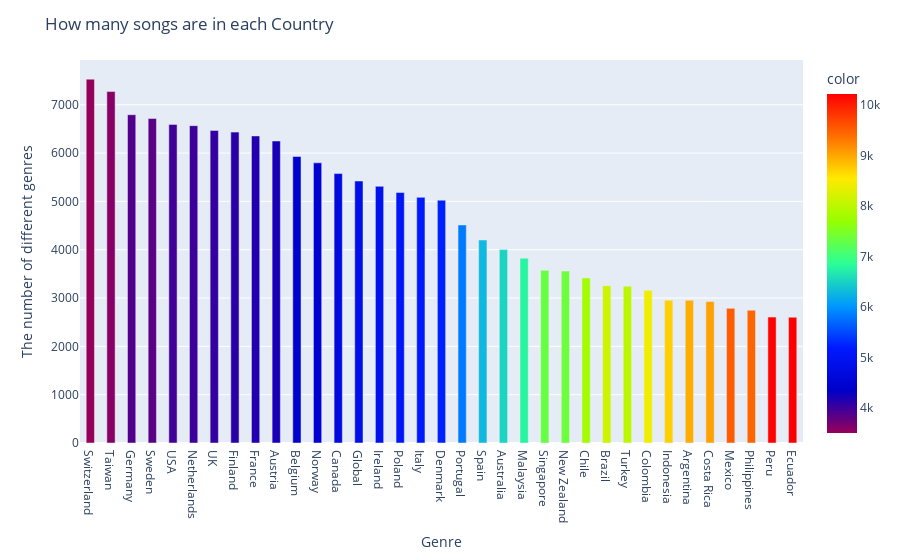

The code cell stored with this chart in its notebook:
### Markdown cell above
## co innego wiekość wykresu co innego kolor

### Code cell
country_list = by_country
fig = px.choropleth(country_list, locations='Country',
                        color='Mean Popularity', # lifeExp is a column of gapminder
                        hover_name='Country', # column to add to hover information
                        color_continuous_scale=px.colors.sequential.Rainbow,
                        width=800,
                        height=800,
                        projection = 'mercator')
fig.show()

uniq = uniq.sort_values(ascending=False, by = 'Popularity')
fig = px.bar(x=uniq.Country,
             y=uniq.Popularity,
             labels={'x':'Genre',
                     'y':'The number of different genres'},
             color = uniq['Mean Popularity'],            
             color_continuous_scale = px.colors.sequential.Rainbow)
fig.update_layout(title='How many songs are in each Country')
fig.update_traces(width=0.4)
fig.show()

### Figure 1 — Plotly figure (JSON) as saved in the notebook; plotly's stock layout.template omitted (floating-point values rounded to 4 significant figures)
{"data": [{"alignmentgroup": "True", "hovertemplate": "Genre=%{x}<br>The number of different genres=%{y}<br>color=%{marker.color}<extra></extra>", "legendgroup": "", "marker": {"color": [3500.0, 3583.0, 3879.0, 3836.0, 3973.0, 3994.0, 4044.0, 4103.0, 4149.0, 4201.0, 4409.0, 4449.0, 4678.0, 4843.0, 4912.0, 5082.0, 5148.0, 5233.0, 5818.0, 6281.0, 6515.0, 6781.0, 7329.0, 7370.0, 7802.0, 8136.0, 7989.0, 8411.0, 8715.0, 8953.0, 9039.0, 9521.0, 9460.0, 10210.0, 10220.0], "coloraxis": "coloraxis", "pattern": {"shape": ""}}, "name": "", "offsetgroup": "", "orientation": "v", "showlegend": false, "textposition": "auto", "type": "bar", "width": 0.4, "x": ["Switzerland", "Taiwan", "Germany", "Sweden", "USA", "Netherlands", "UK", "Finland", "France", "Austria", "Belgium", "Norway", "Canada", "Global", "Ireland", "Poland", "Italy", "Denmark", "Portugal", "Spain", "Australia", "Malaysia", "Singapore", "New Zealand", "Chile", "Brazil", "Turkey", "Colombia", "Indonesia", "Argentina", "Costa Rica", "Mexico", "Philippines", "Peru", "Ecuador"], "xaxis": "x", "y": [7530, 7273, 6794, 6715, 6594, 6568, 6469, 6434, 6355, 6250, 5930, 5798, 5576, 5422, 5312, 5183, 5084, 5025, 4512, 4201, 4003, 3825, 3573, 3558, 3416, 3256, 3245, 3160, 2955, 2954, 2927, 2787, 2748, 2606, 2603], "yaxis": "y"}], "layout": {"autosize": true, "barmode": "relative", "coloraxis": {"colorbar": {"title": {"text": "color"}}, "colorscale": [[0, "rgb(150,0,90)"], [0.125, "rgb(0,0,200)"], [0.25, "rgb(0,25,255)"], [0.375, "rgb(0,152,255)"], [0.5, "rgb(44,255,150)"], [0.625, "rgb(151,255,0)"], [0.75, "rgb(255,234,0)"], [0.875, "rgb(255,111,0)"], [1, "rgb(255,0,0)"]]}, "legend": {"tracegroupgap": 0}, "margin": {"t": 60}, "title": {"text": "How many songs are in each Country"}, "xaxis": {"anchor": "y", "autorange": true, "domain": [0, 1], "range": [-0.5, 34.5], "title": {"text": "Genre"}, "type": "category"}, "yaxis": {"anchor": "x", "autorange": true, "domain": [0, 1], "range": [0, 7926.0], "title": {"text": "The number of different genres"}, "type": "linear"}}}
